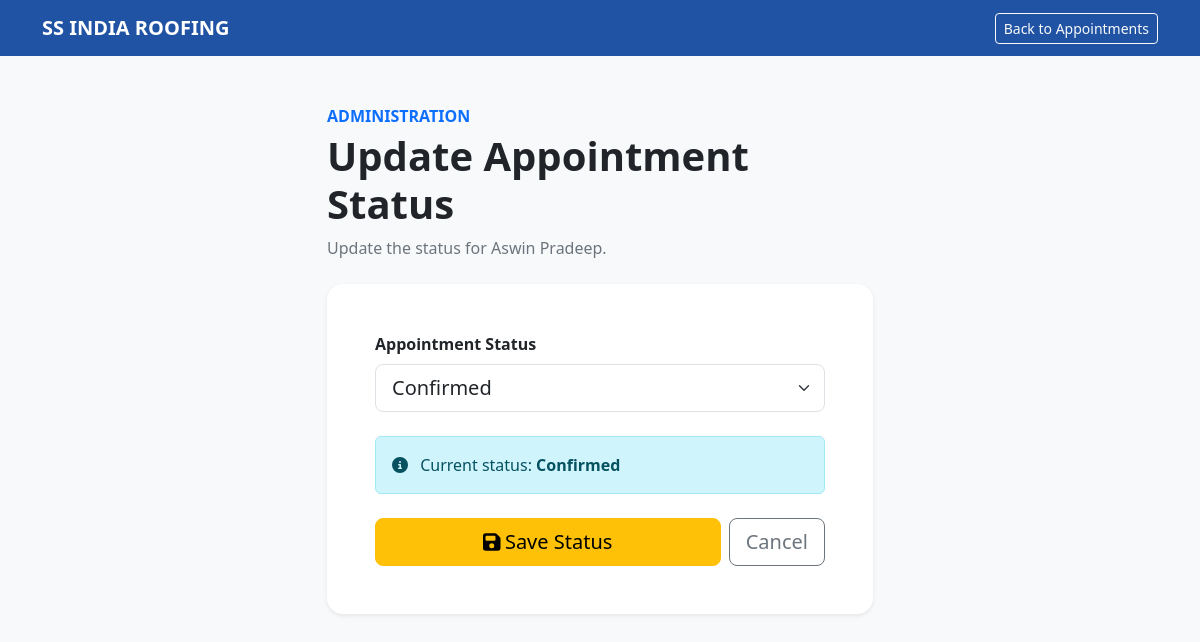
Page /manage/appointments/1/edit/ (signed in) on the committed database.
### roofing/models.py (models this page shows, shortened)
class Appointment(models.Model):
    SERVICE_CHOICES = [
        ('profile-sheet', 'Profile Sheet'),
        ('linear-sheet', 'Linear Sheet'),
        ('polycarbonate-sheet', 'Polycarbonate Sheet'),
        ('installation', 'Installation Service'),
        ('repair', 'Repair Service'),
        ('inspection', 'Roof Inspection'),
    ]
    STATUS_CHOICES = [
        ('pending', 'Pending'),
        ('confirmed', 'Confirmed'),
        ('completed', 'Completed'),
        ('cancelled', 'Cancelled'),
    ]
    first_name = models.CharField(max_length=100)
    last_name = models.CharField(max_length=100)
    city = models.CharField(max_length=100)
    phone = models.CharField(max_length=15)
    email = models.EmailField()
    date = models.DateField()
    time = models.TimeField()
    service = models.CharField(max_length=30, choices=SERVICE_CHOICES)
    message = models.TextField(blank=True)
    status = models.CharField(max_length=20, choices=STATUS_CHOICES, default='pending')
    created_at = models.DateTimeField(auto_now_add=True, null=True)
    updated_at = models.DateTimeField(auto_now=True, null=True)

### roofing/views.py (the view, shortened to what this page needs)
@user_passes_test(staff_required)
def appointment_update(request, pk):
    appointment = get_object_or_404(Appointment, pk=pk)
    return render(request, 'appointment_update.html', {
        'appointment': appointment,
        'status_choices': Appointment.STATUS_CHOICES,
    })

### roofing/views.py (called while the page is built)
def staff_required(user):
    return user.is_staff and user.is_authenticated

### templates/appointment_update.html (shortened to what this page needs)
<!DOCTYPE html>
<html lang="en">
<head>
    <link href="https://cdn.jsdelivr.net/npm/bootstrap@5.3.8/dist/css/bootstrap.min.css" rel="stylesheet">
</head>
<body class="bg-light">
<nav class="navbar navbar-dark" style="background:#2053a3">
    <div class="container">
        <a class="navbar-brand fw-bold" href="{% url 'home' %}">
            SS INDIA ROOFING
        </a>
        <a href="{% url 'appointment_list' %}" class="btn btn-outline-light btn-sm">
            Back to Appointments
        </a>
    </div>
</nav>
<main class="container py-5">
    <div class="row justify-content-center">
        <div class="col-lg-7 col-xl-6">
            <div class="mb-4">
                <p class="text-primary fw-semibold mb-1">ADMINISTRATION</p>
                <h1 class="fw-bold">{{ title|default:"Update Appointment Status" }}</h1>
                <p class="text-secondary">Update the status for {{ appointment.first_name }} {{ appointment.last_name }}.</p>
            </div>
            <div class="card border-0 shadow-sm rounded-4">
                <div class="card-body p-4 p-md-5">
                    <form method="POST">
                        <div class="mb-4">
                            <label for="status" class="form-label fw-semibold">Appointment Status</label>
                            <select name="status" id="status" class="form-select form-select-lg" required>
                                {% for value, label in status_choices %}
                                <option value="{{ value }}" {% if appointment.status == value %}selected{% endif %}>{{ label }}</option>
                                {% endfor %}
                            </select>
                        </div>
                        <div class="alert alert-info">
                            <i class="fa-solid fa-info-circle me-2"></i>
                            Current status: <strong>{{ appointment.get_status_display }}</strong>
                        </div>
                        <div class="d-flex flex-wrap gap-2 mt-4">
                            <button type="submit" class="btn btn-warning btn-lg flex-grow-1">
                                <i class="fa-solid fa-save me-1"></i>Save Status
                            </button>
                            <a href="{% url 'appointment_detail' appointment.pk %}" class="btn btn-outline-secondary btn-lg">
                                Cancel
                            </a>
                        </div>
                    </form>
                </div>
            </div>
        </div>
    </div>
</main>
</body>
</html>

### rows in the picture
Appointment: first_name "Aswin", last_name "Pradeep", status "Confirmed"

### other values in the picture
{{ title|default:"Update Appointment Status" }} "Update Appointment Status"
